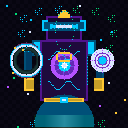

Here is the Python script that generated this plot:
#!/usr/bin/env python3
"""Generate original pixel art: Quantum Code Guardian - 128x128"""
from PIL import Image
import math

W, H = 128, 128
img = Image.new("RGB", (W, H))
px = img.load()

# Color palette
BG = (10, 8, 20)
CYAN = (0, 200, 255)
DARK_CYAN = (0, 80, 120)
PURPLE = (180, 80, 255)
DARK_PURPLE = (80, 20, 140)
GOLD = (255, 200, 50)
WHITE = (220, 230, 255)
GREEN = (0, 220, 120)
DARK_GREEN = (0, 60, 30)
RED = (255, 60, 60)
ORANGE = (255, 140, 20)

def rect(x1, y1, x2, y2, color):
    for y in range(y1, y2+1):
        for x in range(x1, x2+1):
            if 0 <= x < W and 0 <= y < H:
                px[x, y] = color

def circle(cx, cy, r, color, fill=False):
    for y in range(max(0, cy-r), min(H-1, cy+r+1)):
        for x in range(max(0, cx-r), min(W-1, cx+r+1)):
            d = math.sqrt((x-cx)**2 + (y-cy)**2)
            if fill and d <= r:
                px[x, y] = color
            elif not fill and abs(d - r) < 1.0:
                px[x, y] = color

# Background - dark space with grid
for y in range(H):
    for x in range(W):
        nx = x // 4
        ny = y // 4
        if (nx + ny) % 2 == 0:
            px[x, y] = BG
        else:
            px[x, y] = (6, 5, 15)

# ===== GUARDIAN BODY =====
# Main torso
rect(40, 40, 87, 100, DARK_PURPLE)
rect(42, 42, 85, 98, (30, 10, 60))

# Shoulder plates
rect(32, 40, 39, 55, DARK_CYAN)
rect(88, 40, 95, 55, DARK_CYAN)
rect(34, 42, 39, 53, CYAN)
rect(88, 42, 93, 53, CYAN)

# Chest core - hexagonal energy pattern
circle(64, 65, 14, PURPLE, fill=True)
circle(64, 65, 10, (100, 40, 180), fill=True)
circle(64, 65, 6, CYAN, fill=True)
circle(64, 65, 3, WHITE, fill=True)

# Chest lines
for x in range(48, 80):
    y = 55 + int(5 * math.sin(x * 0.3))
    px[x, y] = CYAN
for x in range(48, 80):
    y = 85 - int(5 * math.sin(x * 0.3))
    px[x, y] = CYAN

# Side energy conduits
for y in range(55, 85):
    px[40, y] = CYAN if y % 3 == 0 else DARK_CYAN
    px[87, y] = CYAN if y % 3 == 0 else DARK_CYAN

# ===== HEAD =====
# Helmet
rect(46, 16, 81, 40, DARK_PURPLE)
rect(48, 18, 79, 38, (20, 8, 45))
# Visor
rect(48, 22, 79, 30, DARK_CYAN)
rect(50, 24, 77, 28, CYAN)
# Glowing eye slot
rect(56, 24, 71, 28, WHITE)
# Scanning eye
px[64, 26] = WHITE
px[63, 26] = (200, 220, 255)
px[65, 26] = (200, 220, 255)
px[64, 25] = (200, 220, 255)
px[64, 27] = (200, 220, 255)

# Visor scan line (animated-looking)
for x in range(52, 76):
    px[x, 24] = CYAN if x % 4 == 0 else DARK_CYAN
for x in range(52, 76):
    px[x, 28] = CYAN if (x + 2) % 4 == 0 else DARK_CYAN

# Helmet crest
rect(58, 14, 69, 17, GOLD)
rect(60, 12, 67, 15, GOLD)
rect(62, 10, 65, 13, GOLD)
# Helmet side fins
rect(42, 20, 47, 30, CYAN)
rect(80, 20, 85, 30, CYAN)
rect(44, 22, 47, 28, DARK_CYAN)
rect(80, 22, 83, 28, DARK_CYAN)

# ===== ARMS =====
# Left arm
rect(24, 50, 31, 80, DARK_CYAN)
rect(26, 52, 31, 78, (0, 60, 100))
# Gauntlet
rect(24, 78, 33, 90, GOLD)
rect(26, 80, 33, 88, (200, 160, 40))
# Right arm
rect(96, 50, 103, 80, DARK_CYAN)
rect(96, 52, 101, 78, (0, 60, 100))
# Gauntlet
rect(94, 78, 103, 90, GOLD)
rect(94, 80, 101, 88, (200, 160, 40))

# ===== LEGS =====
# Left leg
rect(46, 100, 60, 118, DARK_PURPLE)
rect(48, 102, 58, 116, (25, 8, 50))
# Right leg
rect(67, 100, 81, 118, DARK_PURPLE)
rect(69, 102, 79, 116, (25, 8, 50))
# Boots
rect(44, 116, 62, 122, DARK_CYAN)
rect(65, 116, 83, 122, DARK_CYAN)
rect(46, 118, 60, 122, CYAN)
rect(67, 118, 81, 122, CYAN)

# ===== SHIELD (left hand) =====
# Energy shield
for y in range(0, H):
    for x in range(14, 38):
        dist = math.sqrt((x-26)**2 + (y-60)**2)
        if 14 <= dist <= 18:
            bright = max(0, min(255, int(100 - 5 * abs(dist - 16))))
            px[x, y] = (bright, bright // 2, bright)

# Shield inner glow
for y in range(0, H):
    for x in range(14, 38):
        dist = math.sqrt((x-26)**2 + (y-60)**2)
        if 10 <= dist <= 14:
            alpha = int(60 - 15 * abs(dist - 12))
            px[x, y] = (alpha // 2, alpha, alpha)

# Shield edge
circle(26, 60, 16, CYAN, fill=False)
circle(26, 60, 15, WHITE, fill=False)

# ===== CODE ORB (right hand) =====
# Glowing orb
circle(102, 60, 12, PURPLE, fill=True)
circle(102, 60, 8, (120, 50, 200), fill=True)
circle(102, 60, 4, CYAN, fill=True)
# Orb code rings
for r in [6, 9, 11]:
    circle(102, 60, r, WHITE, fill=False)

# ===== SCANNING BEAMS =====
# Scan beam from eye
for i in range(0, 12):
    bx = 64 + int(10 * math.cos(i * 0.5))
    by = 30 + int(20 * math.sin(i * 0.5))
    if 0 <= bx < W and 0 <= by < H:
        px[bx, by] = CYAN
    # Secondary scan
    bx2 = 64 + int(10 * math.cos(i * 0.5 + 3.14))
    by2 = 30 + int(20 * math.sin(i * 0.5 + 3.14))
    if 0 <= bx2 < W and 0 <= by2 < H:
        px[bx2, by2] = GREEN

# ===== FLOATING DATA RUNES =====
runes_positions = [
    (20, 15), (18, 30), (22, 45),  # left side
    (108, 15), (110, 30), (106, 45),  # right side
    (35, 8), (55, 6), (73, 6), (92, 8),  # top
    (30, 120), (50, 124), (78, 124), (98, 120),  # bottom
]
for rx, ry in runes_positions:
    if rx < 64:
        color = CYAN
    else:
        color = GREEN
    # Binary/hex runes
    bits = [
        (0,0,1,1),
        (1,0,1,0),
        (1,1,0,0),
        (0,1,0,1),
    ]
    for bi, row in enumerate(bits):
        for bj, bit in enumerate(row):
            if bit:
                nx, ny = rx + bj*2, ry + bi*2
                if 0 <= nx < W and 0 <= ny < H:
                    px[nx, ny] = color

# ===== FLOATING PARTICLES =====
import random
random.seed(42)
particles = []
for _ in range(30):
    x = random.randint(2, 126)
    y = random.randint(2, 126)
    c = random.choice([CYAN, PURPLE, GOLD, GREEN, WHITE])
    particles.append((x, y, c))

for x, y, c in particles:
    # Check not overlapping guardian
    if not (32 <= x <= 96 and 10 <= y <= 122):
        px[x, y] = c
        if x+1 < W: px[x+1, y] = c
        if y+1 < H: px[x, y+1] = c
        if x+1 < W and y+1 < H: px[x+1, y+1] = c

# ===== GROUND GLOW =====
circle(64, 124, 30, DARK_CYAN, fill=True)
for y in range(115, 128):
    for x in range(34, 94):
        dist = abs(x - 64)
        alpha = max(0, int(40 - 2 * dist))
        r, g, b = px[x, y]
        px[x, y] = (min(r + alpha, 255), min(g + alpha + 20, 255), min(b + alpha, 255))

# ===== ENERGY WISPS =====
for i in range(8):
    angle = i * 0.785 + 0.2
    for d in range(3, 14):
        wx = 64 + int(d * math.cos(angle))
        wy = 65 + int(d * math.sin(angle))
        if 0 <= wx < W and 0 <= wy < H:
            bright = max(0, int(60 - 5*d))
            r, g, b = px[wx, wy]
            px[wx, wy] = (min(r + bright, 255), min(g + bright + 10, 255), min(b + bright + 30, 255))

# ===== BADGE on chest =====
rect(58, 52, 69, 53, GOLD)
rect(58, 60, 69, 61, GOLD)
rect(56, 54, 57, 59, GOLD)
rect(70, 54, 71, 59, GOLD)

# ===== BELT =====
rect(44, 98, 83, 101, GOLD)
rect(46, 99, 81, 100, (200, 160, 40))
# Belt buckle
rect(60, 97, 67, 102, CYAN)
rect(62, 99, 65, 100, WHITE)

# Save
img.save("/tmp/bug-bounty/assets/pixel-art/quantum-code-guardian.png")
print("Pixel art saved!")
